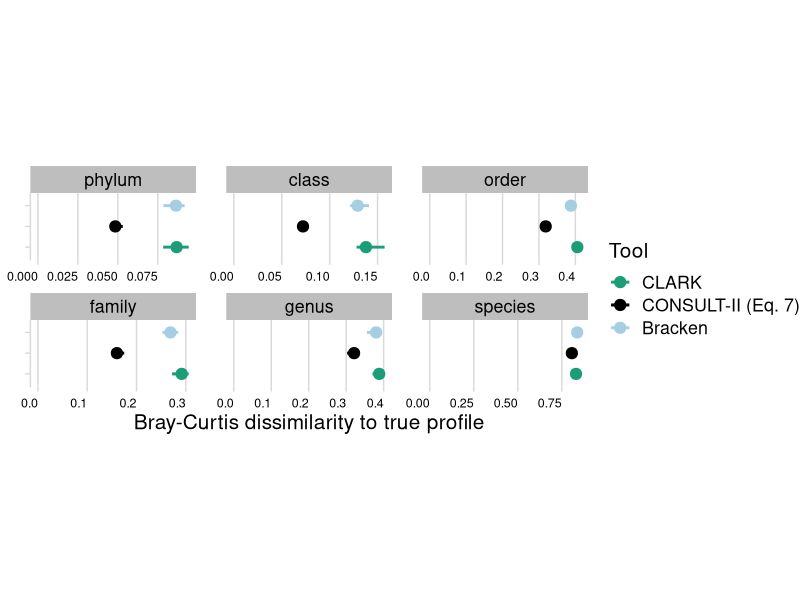
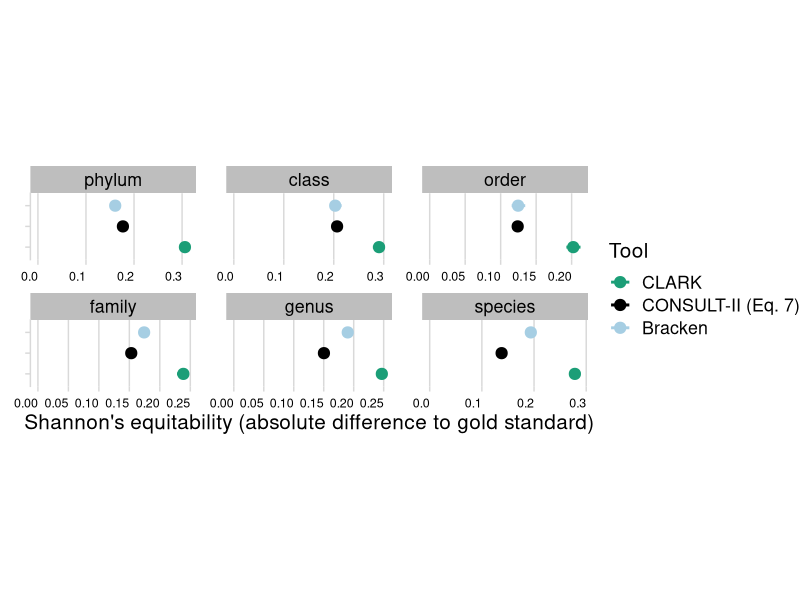
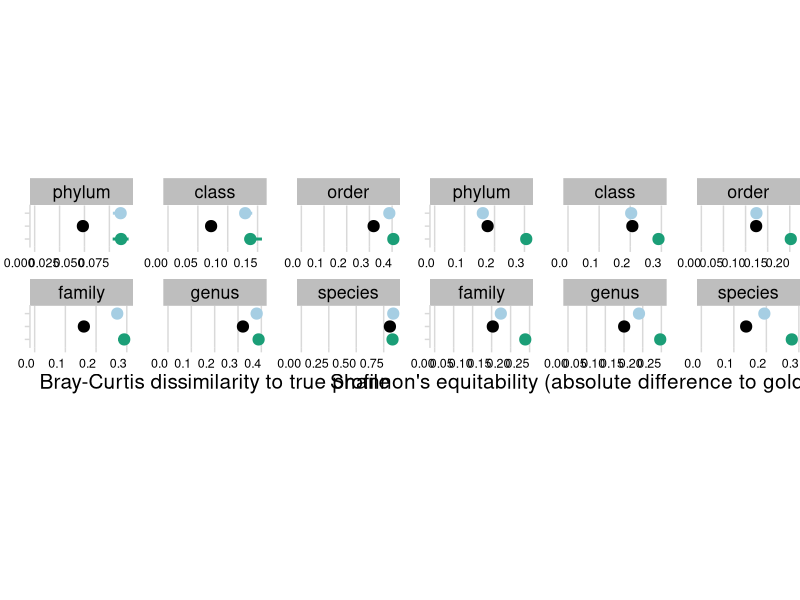

These charts were generated, in order, by the following R code: (Note: this script raises an error after producing the figures.)
require(ggplot2)
require(readr)
require(cowplot)
require(dplyr)
library(tidyr)

pm <- read_tsv("../results/all_tools-profiling_evaluation-CAMI1_hc.tsv")
# pm <- pm %>% filter(metric == "Bray-Curtis distance" | metric == "Shannon equitability")
pm <- pm %>% filter(rank != "superkingdom") %>% filter(rank != "strain")
pm <- pm %>%
  group_by(sample, metric) %>%
  mutate(dvalue = abs(value - value[tool == "Gold standard"]))
pm <- pm %>% filter(tool != "Gold standard")
pm$rank <- factor(
  pm$rank,
  levels = c("phylum", "class", "order", "family", "genus", "species")
)
pm <- pm %>% filter(tool != "CONSULT-II (Eq. 6 without unclassified)")
pm <- pm %>% filter(tool != "CONSULT-II (Eq. 7 without unclassified)")
pm <- pm %>% filter(tool != "CONSULT-II (Eq. 6)")
pm$tool <- factor(
  pm$tool,
  levels = c("CLARK", "CONSULT-II (Eq. 7)", "Bracken")
)
pm <- pm %>%
  group_by(rank, tool, metric) %>%
  summarise(lower = min(dvalue), upper = max(dvalue), p = mean(dvalue))
pm$metric <- as.factor(pm$metric)

bc_plot <- ggplot(pm %>% filter(metric == "Bray-Curtis distance"), mapping = aes(x = p, y = tool, color = tool)) +
  geom_pointrange(size = 0.7, linewidth = 1, mapping = aes(xmin = lower, xmax = upper)) +
  facet_wrap(vars(rank), scales = "free_x") +
  xlim(0, NA) +
  theme_minimal_vgrid(font_size = 15) +
  labs(color = "Tool", y = "", x = "Bray-Curtis dissimilarity to true profile") +
  scale_colour_manual(values = c("#1b9e77", "black", "#a6cee3")) +
  theme(strip.background = element_rect(fill = "gray")) +
  theme(axis.text.y = element_blank(), axis.text.x = element_text(vjust = 0.5, hjust = 1, size=9)) +
  theme(aspect.ratio = 0.4, panel.spacing.x = unit(1.5, "lines")) +
  theme(plot.margin = unit(c(0, 0, 0, 0), "cm"))
bc_plot
se_plot <- ggplot(pm %>% filter(metric == "Shannon equitability"), mapping = aes(x = p, y = tool, color = tool)) +
  geom_pointrange(size =  0.7, linewidth = 1, mapping = aes(xmin = lower, xmax = upper)) +
  facet_wrap(vars(rank), scales = "free_x") +
  xlim(0, NA) +
  theme_minimal_vgrid(font_size = 15) +
  labs(color = "Tool", y = "", x = "Shannon's equitability (absolute difference to gold standard)") +
  scale_colour_manual(values = c("#1b9e77", "black", "#a6cee3")) +
  theme(strip.background = element_rect(fill = "gray")) +
  theme(axis.text.y = element_blank(), axis.text.x = element_text(vjust = 0.5, hjust = 1, size=9)) +
  theme(aspect.ratio = 0.4, panel.spacing.x = unit(1.5, "lines")) +
  theme(plot.margin = unit(c(0, 0, 0, 0), "mm"))
se_plot
prow <- plot_grid(
  bc_plot + theme(legend.position = "none"),
  se_plot + theme(legend.position = "none"),
  ncol = 2,
  rel_heights = c(1, 1),
  vjust = 5,
  hjust = 5
)
legend <- get_legend(
  # create some space to the left of the legend
  se_plot + theme(legend.box.margin = margin(-1, 0, 0, 0), legend.position = "bottom", legend.direction = "horizontal", legend.justification = "center")
)
plot_grid(prow, legend, rel_heights = c(3, .15), ncol = 1)

ggsave2("../figures/profiling_tool_comparison.pdf", width = 14, height = 3.5)
